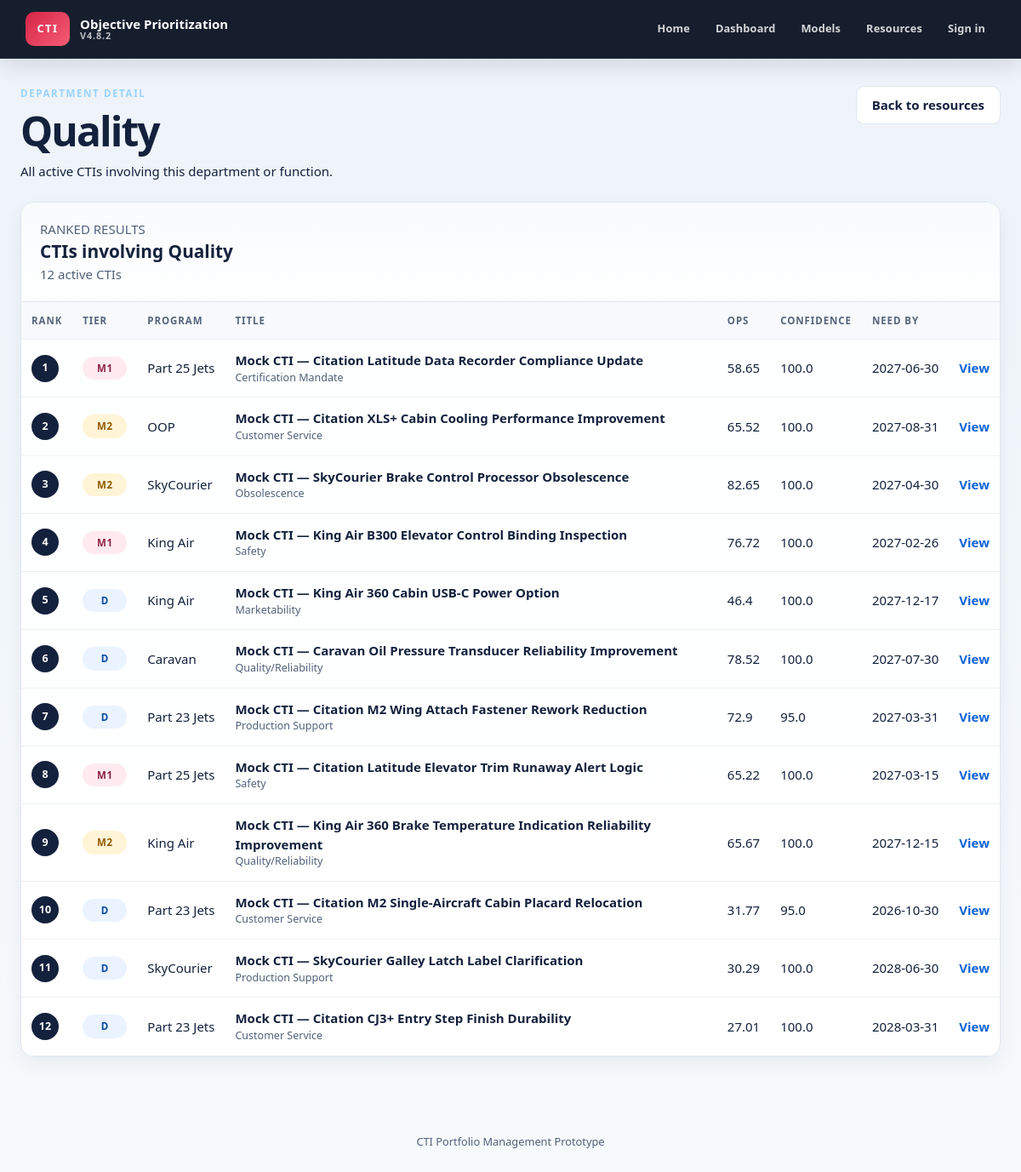
/resources/Quality, run on the app's committed database.
### tables this page shows
CREATE TABLE cti_projects (
    id INTEGER PRIMARY KEY AUTOINCREMENT,
    external_id TEXT,
    title TEXT NOT NULL,
    program TEXT,
    driver TEXT,
    phase TEXT,
    qualification TEXT NOT NULL DEFAULT 'D',
    status TEXT NOT NULL DEFAULT 'Active',
    ops REAL,
    confidence REAL,
    urgency REAL,
    operational REAL,
    customer_fleet REAL,
    financial REAL,
    breadth REAL,
    readiness REAL,
    need_by TEXT,
    target_date TEXT,
    engineering_hours REAL,
    five_year_npv REAL,
    functions_involved REAL,
    aog_events REAL,
    prevented_deliveries REAL,
    delivery_delays REAL,
    line_interruptions REAL,
    repeat_rework REAL,
    affected_fleet_pct REAL,
    evidence_count INTEGER NOT NULL DEFAULT 0,
    milestone_count INTEGER NOT NULL DEFAULT 0,
    problem_statement TEXT,
    business_case TEXT,
    source_file TEXT,
    source_type TEXT,
    template_version TEXT,
    warnings_json TEXT NOT NULL DEFAULT '[]',
    raw_data_json TEXT NOT NULL DEFAULT '{}',
    scoring_json TEXT NOT NULL DEFAULT '{}',
    confidence_json TEXT NOT NULL DEFAULT '{}',
    archived INTEGER NOT NULL DEFAULT 0,
    created_utc TEXT NOT NULL DEFAULT CURRENT_TIMESTAMP,
    modified_utc TEXT NOT NULL DEFAULT CURRENT_TIMESTAMP
, lifecycle_phase TEXT NOT NULL DEFAULT 'Phase 1', extraction_json TEXT NOT NULL DEFAULT '{}', scope_change TEXT, scoring_model_version TEXT, scored_utc TEXT);

### phase2/routes.py (the view)
@phase2_bp.get(
    "/resources/<department>"
)
def department_view(
    department
):
    return render_template(
        "phase2/department.html",
        department=
            department,
        projects=
            projects_by_department(
                department
            )
    )

### phase2/database.py (called while the page is built)
def database_path(app=None):
    app = app or current_app
    configured = app.config.get('CTI_DATABASE')
    path = Path(configured) if configured else Path(app.instance_path) / 'cti.db'
    path.parent.mkdir(parents=True, exist_ok=True)
    return path

def connect(app=None):
    conn = sqlite3.connect(database_path(app))
    conn.row_factory = sqlite3.Row
    conn.execute('PRAGMA foreign_keys = ON')
    conn.execute('PRAGMA journal_mode = WAL')
    return conn

@contextmanager
def connection(app=None):
    conn = connect(app)
    try:
        yield conn
        conn.commit()
    except Exception:
        conn.rollback()
        raise
    finally:
        conn.close()

def projects_by_department(department):
    with connection() as conn:
        rows = conn.execute(
            """
            SELECT DISTINCT p.*
            FROM cti_projects p
            JOIN cti_departments d
              ON p.id = d.project_id
            WHERE d.department = ?
              AND p.archived = 0
            ORDER BY p.id DESC
            """,
            (department,),
        ).fetchall()
        return [dict(row) for row in rows]

### phase2/templates/phase2/department.html (shortened to what this page needs)
{% extends "base.html" %}
{% block content %}
<section class="page-heading">
    <div>
        <p class="eyebrow">DEPARTMENT DETAIL</p>
        <h1>{{ department }}</h1>
        <p>All active CTIs involving this department or function.</p>
    </div>
    <a class="button button-secondary" href="{{ url_for('phase2.resources') }}">Back to resources</a>
</section>
<section class="panel table-panel">
    <div class="table-toolbar">
        <div>
            <p class="eyebrow">RANKED RESULTS</p>
            <h2>CTIs involving {{ department }}</h2>
            <p>{{ projects|length }} active CTI{% if projects|length != 1 %}s{% endif %}</p>
        </div>
    </div>
    <div class="table-wrap">
        <table class="portfolio-table">
            <thead>
                <tr>
                    <th>Rank</th>
                    <th>Tier</th>
                    <th>Program</th>
                    <th>Title</th>
                    <th>OPS</th>
                    <th>Confidence</th>
                    <th>Need By</th>
                    <th></th>
                </tr>
            </thead>
            <tbody>
                {% for project in projects %}
                <tr>
                    <td><span class="rank-badge">{{ loop.index }}</span></td>
                    <td>
                        <span class="tier tier-{{ project.qualification|default('d', true)|lower|replace(' ', '-') }}">
                            {{ project.qualification|default('D', true) }}
                        </span>
                    </td>
                    <td>{{ project.program|default('Unassigned', true) }}</td>
                    <td>
                        <strong>{{ project.title|default('Untitled CTI', true) }}</strong>
                        <small>{{ project.driver|default('', true) }}</small>
                    </td>
                    <td>{{ project.ops if project.ops is not none else '—' }}</td>
                    <td>{{ project.confidence if project.confidence is not none else '—' }}</td>
                    <td>{{ project.need_by|default('Missing', true) }}</td>
                    <td>
                        <a class="table-link" href="{{ url_for('phase2.project', project_id=project.id) }}">View</a>
                    </td>
                </tr>
                {% else %}
                <tr>
                    <td class="empty-state" colspan="8">No active CTIs involve this department.</td>
                </tr>
                {% endfor %}
            </tbody>
        </table>
    </div>
</section>
{% endblock %}

### static/style.css (style rules this page uses)
* { box-sizing: border-box; }
html { scroll-behavior: smooth; }
body { margin: 0; background: linear-gradient(180deg, #edf3f9 0%, #f7fafc 100%); color: var(--ink); font: 15px/1.5 "Segoe UI", Arial, sans-serif; }
a { color: inherit; }
.hero, .page-heading { display: flex; align-items: flex-start; justify-content: space-between; gap: 24px; margin-bottom: 24px; }
.hero .eyebrow, .page-heading .eyebrow { margin-bottom: 10px; color: #9ad3ff; font-size: 0.72rem; font-weight: 800; letter-spacing: 0.14em; text-transform: uppercase; }
.hero h1, .page-heading h1 { margin: 0 0 10px; line-height: 1.08; letter-spacing: -0.04em; }
.page-heading h1 { font-size: clamp(2rem, 4vw, 3rem); }
.hero p, .page-heading p { margin: 0; }
h1, h2, h3, h4, p { margin-top: 0; }
h2 { font-size: 1.3rem; margin-bottom: 12px; }
.button { display: inline-flex; align-items: center; justify-content: center; min-height: 44px; padding: 10px 18px; border: 1px solid transparent; border-radius: 10px; text-decoration: none; font-weight: 800; cursor: pointer; transition: transform var(--transition), box-shadow var(--transition), background var(--transition); }
.button-secondary { background: var(--surface-strong); border-color: var(--line); color: var(--ink); }
.panel, .upload-panel { padding: 22px 20px; background: rgba(255,255,255,0.96); border: 1px solid var(--line); border-radius: var(--radius-lg); box-shadow: var(--shadow-soft); }
.table-panel { padding: 0; overflow: hidden; }
.table-toolbar { display: flex; align-items: center; justify-content: space-between; padding: 20px 22px; border-bottom: 1px solid var(--line); background: linear-gradient(180deg, rgba(247,250,252,0.8) 0%, rgba(255,255,255,0) 100%); }
.table-toolbar h2, .table-toolbar p { margin: 0; }
.table-toolbar p { color: var(--ink-soft); }
.table-wrap { overflow: auto; }
.portfolio-table { width: 100%; border-collapse: collapse; }
.portfolio-table th, .portfolio-table td { padding: 13px 12px; border-bottom: 1px solid #edf2f7; text-align: left; white-space: nowrap; }
.portfolio-table th { background: #f7f9fc; color: #56657b; font-size: 0.72rem; font-weight: 800; letter-spacing: 0.08em; text-transform: uppercase; }
.portfolio-table td:nth-child(4) { min-width: 280px; white-space: normal; }
.portfolio-table td strong, .portfolio-table td small { display: block; }
.portfolio-table td small { color: var(--ink-soft); }
.table-link { font-weight: 800; color: var(--primary); text-decoration: none; }
.tier { display: inline-block; min-width: 52px; padding: 5px 10px; border-radius: 999px; font-size: 0.72rem; font-weight: 900; letter-spacing: 0.04em; text-align: center; }
.tier-m1 { background: var(--danger-soft); color: #8d2242; }
.tier-m2 { background: var(--warning-soft); color: #925a00; }
.tier-d { background: var(--primary-soft); color: #0a4aa0; }
.rank-badge { display: inline-grid; width: 32px; height: 32px; place-items: center; border-radius: 50%; background: var(--ink); color: #fff; font-size: 0.78rem; font-weight: 900; }

### data on the page
cti_projects: qualification "M1", program "Part 25 Jets", title "Mock CTI — Citation Latitude Data Recorder Compliance Update", driver "Certification Mandate", ops "58.65", confidence "100.0", need_by "2027-06-30"
cti_projects: qualification "M2", program "OOP", title "Mock CTI — Citation XLS+ Cabin Cooling Performance Improvement", driver "Customer Service", ops "65.52", confidence "100.0", need_by "2027-08-31"
cti_projects: qualification "M2", program "SkyCourier", title "Mock CTI — SkyCourier Brake Control Processor Obsolescence", driver "Obsolescence", ops "82.65", confidence "100.0", need_by "2027-04-30"
cti_projects: qualification "M1", program "King Air", title "Mock CTI — King Air B300 Elevator Control Binding Inspection", driver "Safety", ops "76.72", confidence "100.0", need_by "2027-02-26"
cti_projects: qualification "D", program "King Air", title "Mock CTI — King Air 360 Cabin USB-C Power Option", driver "Marketability", ops "46.4", confidence "100.0", need_by "2027-12-17"
cti_projects: qualification "D", program "Caravan", title "Mock CTI — Caravan Oil Pressure Transducer Reliability Improvement", driver "Quality/Reliability", ops "78.52", confidence "100.0", need_by "2027-07-30"
cti_projects: qualification "D", program "Part 23 Jets", title "Mock CTI — Citation M2 Wing Attach Fastener Rework Reduction", driver "Production Support", ops "72.9", confidence "95.0", need_by "2027-03-31"
cti_projects: qualification "M1", program "Part 25 Jets", title "Mock CTI — Citation Latitude Elevator Trim Runaway Alert Logic", driver "Safety", ops "65.22", confidence "100.0", need_by "2027-03-15"
cti_projects: qualification "M2", program "King Air", title "Mock CTI — King Air 360 Brake Temperature Indication Reliability Improvement", driver "Quality/Reliability", ops "65.67", confidence "100.0", need_by "2027-12-15"
cti_projects: qualification "D", program "Part 23 Jets", title "Mock CTI — Citation M2 Single-Aircraft Cabin Placard Relocation", driver "Customer Service", ops "31.77", confidence "95.0", need_by "2026-10-30"
cti_projects: qualification "D", program "SkyCourier", title "Mock CTI — SkyCourier Galley Latch Label Clarification", driver "Production Support", ops "30.29", confidence "100.0", need_by "2028-06-30"
cti_projects: qualification "D", program "Part 23 Jets", title "Mock CTI — Citation CJ3+ Entry Step Finish Durability", driver "Customer Service", ops "27.01", confidence "100.0", need_by "2028-03-31"

### other printed values
{{ department }} "Quality"
{{ projects|length }} "12"
